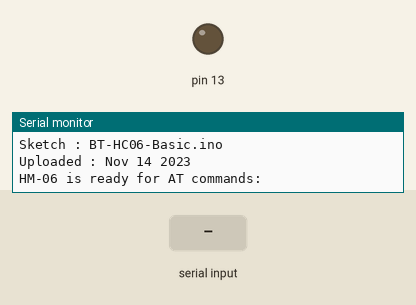
A sketch run on a simulated Arduino Uno, built with avr-gcc and run on an emulated ATmega328P. Parts: output pins drawn as LEDs (lit = HIGH), the last lines printed to the serial monitor. The test bench sets the inputs (shaded band).

Above: at 1.2 s.
1.3 s: "1" received over the second serial link
At 1.9 s:
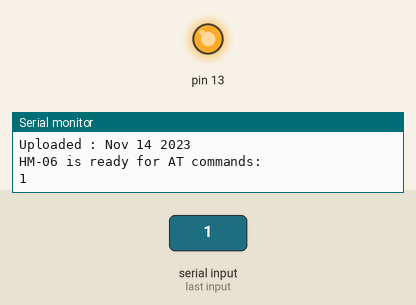
2.8 s: "0" received over the second serial link
At 4.2 s:
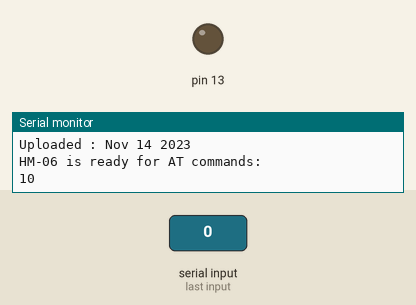
Timing chart, 0 to 5.8 s (numbered marks = the images above; inputs shaded):
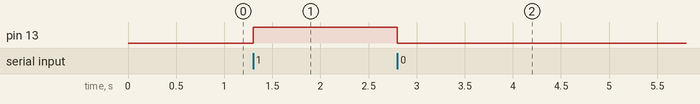

Measured:
- after the input at 1.3 s, pin 13: LOW → HIGH at once
- after the input at 2.8 s, pin 13: HIGH → LOW at once

The sketch:

BT-HC06-Basic.ino
```cpp
// Basic bluetooth test sketch. HC-06_01
//bluetooth default : slave, 9600bps, N, 8, 1 PinCode(1234),
//시리얼 모니터에서 9600bps, line ending 없음 설정 후 AT명령 --> OK 리턴
//AT+VERSION ==> BT SPP V3.0
//AT+NAMEiot17 ==> OKname   : 이름 변경 iot00

//Bluetooth Arduino
//VCC <--> 5V
//GND <--> GND
//TXD --> RX(10)
//RXD <-- TX(11)

#include <SoftwareSerial.h>
SoftwareSerial BTSerial(10, 11); // RX | TX

void setup(){
    Serial.begin(9600);

    Serial.print("Sketch : ");
    Serial.println(__FILE__);
    Serial.print("Uploaded : ");
    Serial.println(__DATE__);
    Serial.println("HM-06 is ready for AT commands:");

    // HC-06 default baud rate is 9600
    BTSerial.begin(9600);
    pinMode(13,OUTPUT);
}
// 98:DA:60:07:D6:C4

void loop(){
    int ch;
    // Keep reading from HC-06 and send to Arduino Serial Monitor
    if (BTSerial.available())
    {
      ch = BTSerial.read();
      Serial.write(ch);
      if(ch == '0')
        digitalWrite(13,LOW);
//        Serial.println(BTSerial.read());
      else if(ch == '1')
        digitalWrite(13,HIGH);
    }
    // Keep reading from Arduino Serial Monitor and send to HC-06
    if (Serial.available())
        BTSerial.write(Serial.read());
//        BTSerial.println(Serial.read());
}
```
